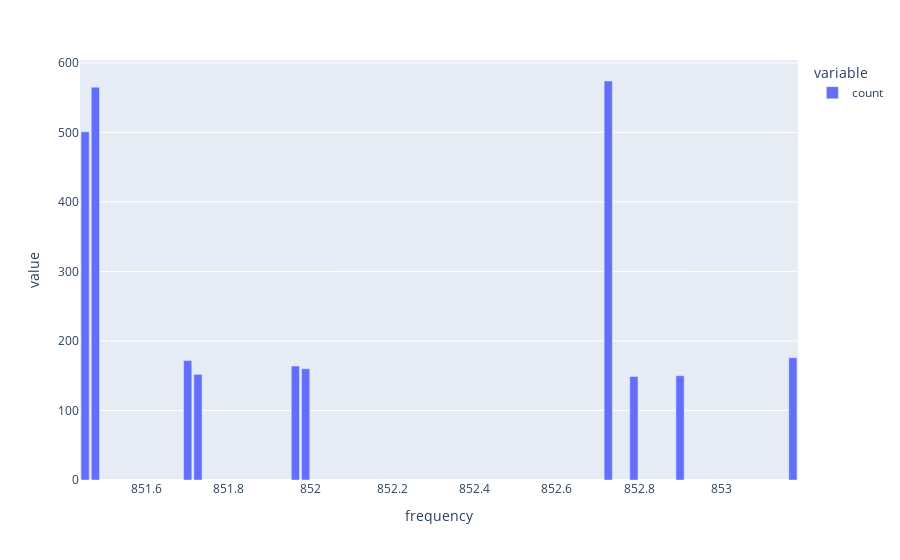

The code cell stored with this chart in its notebook:
### Code cell
# Filter out the 0 frequency listings common when trunk-recorder first starts up.
frequencydf = calldf[calldf["frequency"] != 0]
freq_used = frequencydf["frequency"].value_counts()

print(freq_used)

px.bar(freq_used)

### Figure 1 — Plotly figure (JSON) as saved in the notebook; plotly's stock layout.template omitted (floating-point values rounded to 4 significant figures)
{"data": [{"alignmentgroup": "True", "hovertemplate": "variable=count<br>frequency=%{x}<br>value=%{y}<extra></extra>", "legendgroup": "count", "marker": {"color": "#636efa", "pattern": {"shape": ""}}, "name": "count", "offsetgroup": "count", "orientation": "v", "showlegend": true, "textposition": "auto", "type": "bar", "x": [852.7, 851.5, 851.5, 853.2, 851.7, 852.0, 852.0, 851.7, 852.9, 852.8], "xaxis": "x", "y": [574, 565, 501, 176, 172, 164, 160, 152, 150, 149], "yaxis": "y"}], "layout": {"barmode": "relative", "legend": {"title": {"text": "variable"}, "tracegroupgap": 0}, "margin": {"t": 60}, "xaxis": {"anchor": "y", "domain": [0, 1], "title": {"text": "frequency"}}, "yaxis": {"anchor": "x", "domain": [0, 1], "title": {"text": "value"}}}}
